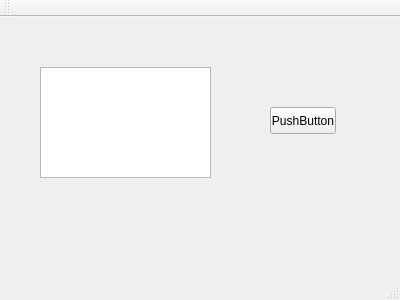
<?xml version="1.0" encoding="UTF-8"?>
<ui version="4.0">
 <class>MainWindow</class>
 <widget class="QMainWindow" name="MainWindow">
  <property name="geometry">
   <rect>
    <x>0</x>
    <y>0</y>
    <width>400</width>
    <height>300</height>
   </rect>
  </property>
  <property name="windowTitle">
   <string>MainWindow</string>
  </property>
  <widget class="QWidget" name="centralWidget">
   <widget class="QPushButton" name="pushButton">
    <property name="geometry">
     <rect>
      <x>270</x>
      <y>90</y>
      <width>66</width>
      <height>27</height>
     </rect>
    </property>
    <property name="text">
     <string>PushButton</string>
    </property>
   </widget>
   <widget class="QTextEdit" name="textEdit">
    <property name="geometry">
     <rect>
      <x>40</x>
      <y>50</y>
      <width>171</width>
      <height>111</height>
     </rect>
    </property>
   </widget>
  </widget>
  <widget class="QMenuBar" name="menuBar">
   <property name="geometry">
    <rect>
     <x>0</x>
     <y>0</y>
     <width>400</width>
     <height>20</height>
    </rect>
   </property>
  </widget>
  <widget class="QToolBar" name="mainToolBar">
   <attribute name="toolBarArea">
    <enum>TopToolBarArea</enum>
   </attribute>
   <attribute name="toolBarBreak">
    <bool>false</bool>
   </attribute>
  </widget>
  <widget class="QStatusBar" name="statusBar"/>
 </widget>
 <layoutdefault spacing="6" margin="11"/>
 <resources/>
 <connections/>
</ui>
